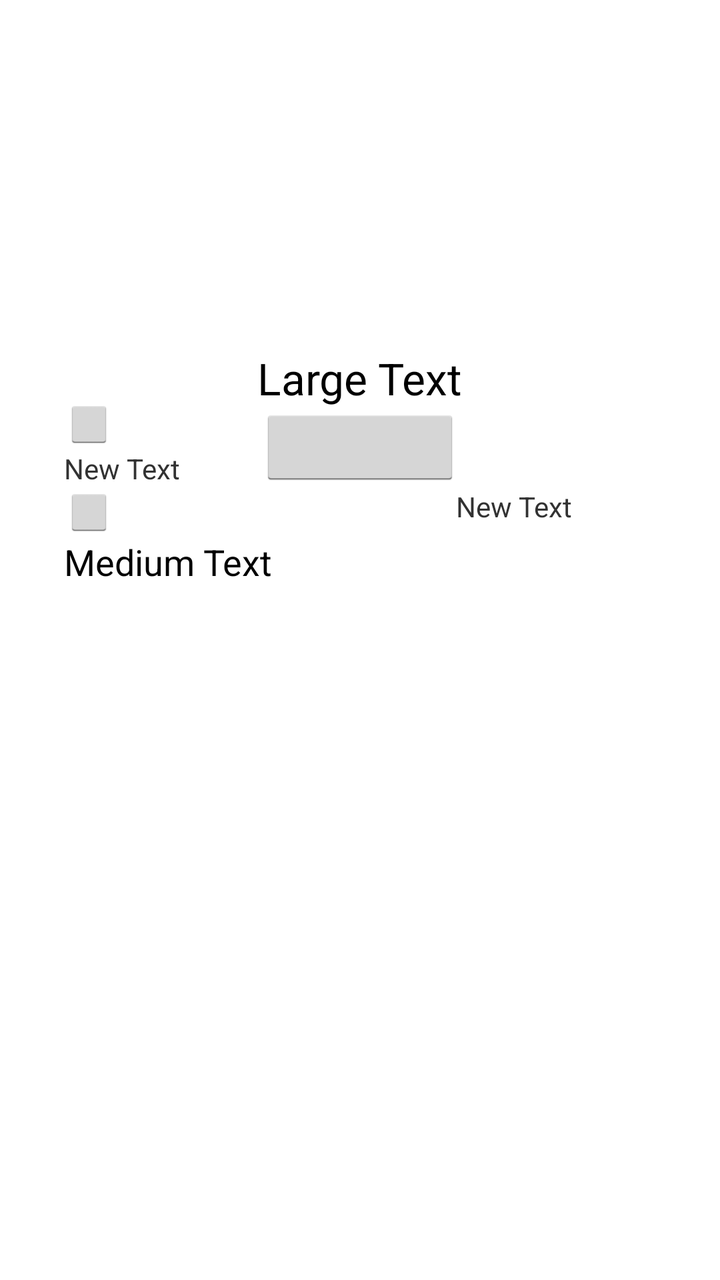
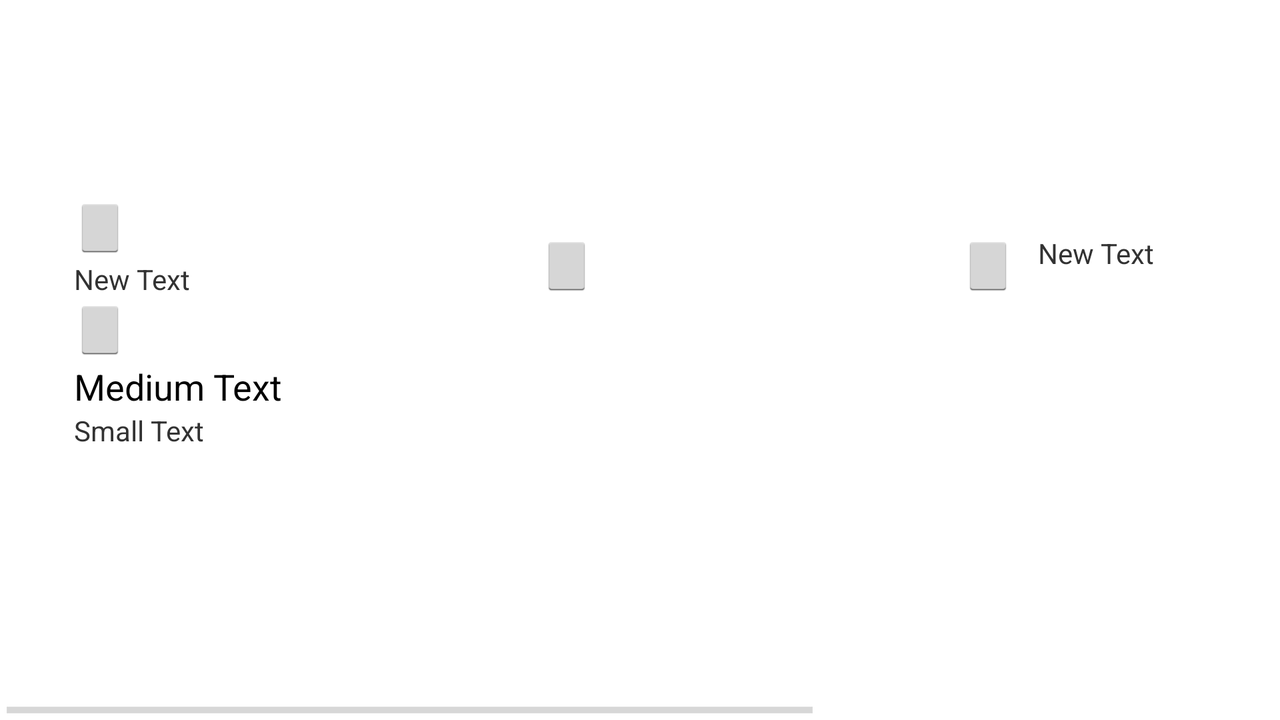

Two renders of one Android screen. The first uses the default layout on a phone; the second uses the alternative layout the repository ships for a different screen configuration, on a matching device. The two XML files are below.
<!-- AndroidManifest.xml: application theme AppTheme -->
<!-- res/layout/fragment_description_screen.xml -->
<?xml version="1.0" encoding="utf-8"?>
<LinearLayout
    xmlns:android="http://schemas.android.com/apk/res/android"
    android:layout_width="match_parent"
    android:layout_height="match_parent"
    android:orientation="vertical">
    <LinearLayout
        android:layout_width="match_parent"
        android:layout_height="0dp"
        android:orientation="horizontal"
        android:layout_weight="1.5">

        <ImageView
            android:layout_width="0dp"
            android:layout_height="match_parent"
            android:layout_weight="1"
            android:id="@+id/itemDetail_pic1" />
        <ImageView
            android:layout_width="0dp"
            android:layout_height="match_parent"
            android:layout_weight="1"
            android:id="@+id/itemDetail_pic2" />
    </LinearLayout>
    <RelativeLayout
        android:layout_width="match_parent"
        android:layout_height="0dp"
        android:layout_weight="2.5">

        <ImageButton
            android:layout_width="25dp"
            android:layout_height="25dp"
            android:id="@+id/itemDetail_quantityUpOne"
            android:layout_marginLeft="32dp"
            android:layout_above="@+id/itemDetail_quantityDisplay"
            android:layout_alignParentLeft="true"
            android:layout_alignParentStart="true" />

        <TextView
            android:layout_width="wrap_content"
            android:layout_height="wrap_content"
            android:text="New Text"
            android:id="@+id/itemDetail_quantityDisplay"
            android:layout_above="@+id/itemDetail_thumbDisplay"
            android:layout_alignLeft="@id/itemDetail_quantityUpOne"
            android:layout_alignStart="@+id/itemDetail_quantityUpOne" />

        <ImageButton
            android:layout_width="25dp"
            android:layout_height="25dp"
            android:id="@+id/itemDetail_quantityDownOne"
            android:layout_alignTop="@+id/itemDetail_thumbDisplay"
            android:layout_alignLeft="@+id/itemDetail_quantityUpOne"
            android:layout_alignStart="@+id/itemDetail_quantityUpOne" />

        <ImageButton
            android:layout_width="100dp"
            android:layout_height="40dp"
            android:id="@+id/itemDetail_addToOrder"
            android:layout_below="@+id/itemDetail_itemName"
            android:layout_centerHorizontal="true" />

        ImageButton
            android:layout_width="wrap_content"
            android:layout_height="wrap_content"
            android:id="@+id/itemDetail_thumbUp"
            android:layout_marginRight="133dp"
            android:layout_alignTop="@+id/itemDetail_addToOrder"
            android:layout_alignParentRight="true"
            android:layout_alignParentEnd="true" />

        <TextView
            android:layout_width="wrap_content"
            android:layout_height="wrap_content"
            android:text="New Text"
            android:id="@+id/itemDetail_thumbDisplay"
            android:layout_marginRight="74dp"
            android:layout_below="@+id/itemDetail_addToOrder"
            android:layout_alignParentRight="true"
            android:layout_alignParentEnd="true" />

        <TextView
            android:layout_width="wrap_content"
            android:layout_height="wrap_content"
            android:textAppearance="?android:attr/textAppearanceMedium"
            android:text="Medium Text"
            android:id="@+id/itemDetail_description"
            android:layout_below="@+id/itemDetail_quantityDownOne"
            android:layout_alignLeft="@+id/itemDetail_quantityDownOne"
            android:layout_alignStart="@+id/itemDetail_quantityDownOne" />

        <TextView
            android:layout_width="wrap_content"
            android:layout_height="wrap_content"
            android:textAppearance="?android:attr/textAppearanceLarge"
            android:text="Large Text"
            android:id="@+id/itemDetail_itemName"
            android:layout_alignParentTop="true"
            android:layout_centerHorizontal="true" />

        <ImageView
            android:layout_width="40dp"
            android:layout_height="40dp"
            android:id="@+id/itemDetail_thumbup"
            android:layout_above="@+id/itemDetail_description"
            android:layout_toLeftOf="@+id/itemDetail_thumbDisplay" />

    </RelativeLayout>
    <HorizontalScrollView
        android:layout_width="match_parent"
        android:layout_height="0dp"
        android:layout_weight="1.5">
        <LinearLayout
            android:id="@+id/itemDetail_recommendedGallery"
            android:layout_width="match_parent"
            android:layout_height="match_parent"
            android:orientation="horizontal" />
    </HorizontalScrollView>
</LinearLayout>
<!-- resources referenced by this layout -->
<resources>
  <style name="AppTheme" parent="@android:Theme.Holo.Light">
          
      </style>
</resources>
<!-- res/layout-land/fragment_description_screen.xml (the author's variant of the layout above) -->
<!-- drawn on the phone turned sideways -->
<?xml version="1.0" encoding="utf-8"?>
<LinearLayout
    xmlns:android="http://schemas.android.com/apk/res/android"
    android:layout_width="match_parent"
    android:layout_height="match_parent"
    android:orientation="vertical">
    <LinearLayout
        android:layout_width="match_parent"
        android:layout_height="0dp"
        android:orientation="horizontal"
        android:layout_weight="1.5">

        <ImageView
            android:layout_width="0dp"
            android:layout_height="match_parent"
            android:layout_weight="1"
            android:id="@+id/itemDetail_pic1" />
        <ImageView
            android:layout_width="0dp"
            android:layout_height="match_parent"
            android:layout_weight="1"
            android:id="@+id/itemDetail_pic2" />
        <ImageView
            android:layout_width="0dp"
            android:layout_height="match_parent"
            android:layout_weight="1"
            android:id="@+id/imageView3" />
    </LinearLayout>
    <RelativeLayout
        android:layout_width="match_parent"
        android:layout_height="0dp"
        android:layout_weight="2.5">

        <ImageButton
            android:layout_width="wrap_content"
            android:layout_height="wrap_content"
            android:id="@+id/itemDetail_quantityUpOne"
            android:layout_alignParentTop="true"
            android:layout_alignParentLeft="true"
            android:layout_alignParentStart="true"
            android:layout_marginLeft="37dp" />

        <TextView
            android:layout_width="wrap_content"
            android:layout_height="wrap_content"
            android:text="New Text"
            android:id="@+id/itemDetail_quantityDisplay"
            android:layout_below="@+id/itemDetail_quantityUpOne"
            android:layout_alignLeft="@+id/itemDetail_quantityUpOne"
            android:layout_alignStart="@+id/itemDetail_quantityUpOne" />

        <ImageButton
            android:layout_width="wrap_content"
            android:layout_height="wrap_content"
            android:id="@+id/itemDetail_quantityDownOne"
            android:layout_below="@+id/itemDetail_quantityDisplay"
            android:layout_alignLeft="@+id/itemDetail_quantityDisplay"
            android:layout_alignStart="@+id/itemDetail_quantityDisplay" />

        <ImageButton
            android:layout_width="wrap_content"
            android:layout_height="wrap_content"
            android:id="@+id/itemDetail_addToOrder"
            android:layout_marginLeft="129dp"
            android:layout_alignBottom="@+id/itemDetail_quantityDisplay"
            android:layout_toRightOf="@+id/itemDetail_description" />

        <ImageButton
            android:layout_width="wrap_content"
            android:layout_height="wrap_content"
            android:id="@+id/itemDetail_thumbUp"
            android:layout_marginRight="133dp"
            android:layout_alignTop="@+id/itemDetail_addToOrder"
            android:layout_alignParentRight="true"
            android:layout_alignParentEnd="true" />

        <TextView
            android:layout_width="wrap_content"
            android:layout_height="wrap_content"
            android:text="New Text"
            android:id="@+id/itemDetail_thumbDisplay"
            android:layout_marginLeft="38dp"
            android:layout_alignTop="@+id/itemDetail_thumbUp"
            android:layout_alignLeft="@+id/itemDetail_thumbUp"
            android:layout_alignStart="@+id/itemDetail_thumbUp" />

        <TextView
            android:layout_width="wrap_content"
            android:layout_height="wrap_content"
            android:textAppearance="?android:attr/textAppearanceMedium"
            android:text="Medium Text"
            android:id="@+id/itemDetail_description"
            android:layout_below="@+id/itemDetail_quantityDownOne"
            android:layout_alignLeft="@+id/itemDetail_quantityDownOne"
            android:layout_alignStart="@+id/itemDetail_quantityDownOne" />

        <TextView
            android:layout_width="wrap_content"
            android:layout_height="wrap_content"
            android:textAppearance="?android:attr/textAppearanceSmall"
            android:text="Small Text"
            android:id="@+id/itemDetail_allergy"
            android:layout_marginBottom="37dp"
            android:layout_alignParentBottom="true"
            android:layout_alignLeft="@+id/itemDetail_description"
            android:layout_alignStart="@+id/itemDetail_description" />

    </RelativeLayout>
    <HorizontalScrollView
        android:layout_width="match_parent"
        android:layout_height="0dp"
        android:layout_weight="1.5">
        <LinearLayout
            android:layout_width="match_parent"
            android:layout_height="match_parent"
            android:orientation="horizontal">
            <ImageView
                android:layout_width="200dp"
                android:layout_height="match_parent"
                android:id="@+id/itemDetail_recommendation1"/>
            <ImageView
                android:layout_width="200dp"
                android:layout_height="match_parent"
                android:id="@+id/itemDetail_recommendation2"/>
            <ImageView
                android:layout_width="200dp"
                android:layout_height="match_parent"
                android:id="@+id/itemDetail_recommendation3"/>
            <ImageView
                android:layout_width="200dp"
                android:layout_height="match_parent"
                android:id="@+id/itemDetail_recommendation4"/>
            <ImageView
                android:layout_width="200dp"
                android:layout_height="match_parent"
                android:id="@+id/itemDetail_recommendation5"/>
        </LinearLayout>
    </HorizontalScrollView>
</LinearLayout>
